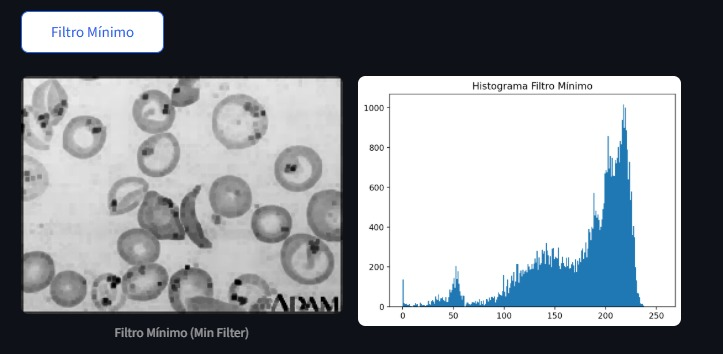
#> input picture imagens/FiltrosPBMin.jpeg, 723 x 354 px
$ python -i descritores.py   (imports and definitions only)
#> lines starting #> are read from the running program, lines starting #| are printed output that depends on the picture; after the words box and inside, x2 and y2 are one past the last pixel; in counts of white or black regions, pixels touching at a corner belong together
#> further down, picture is the input picture: shape (354, 723, 3); mean B, G, R 143.2, 138.1, 133.4
import cv2
import numpy as np
from skimage.feature import local_binary_pattern
from skimage.measure import moments_hu

def color_descriptor(image):
    """
    Calcula o histograma normalizado para cada canal de cor (B, G, R).
    Retorna vetor concatenado de 96 valores (32 bins por canal).
    """
    if len(image.shape) == 2:
        image = cv2.cvtColor(image, cv2.COLOR_GRAY2BGR)

    hist_b = cv2.calcHist([image], [0], None, [32], [0,256]).flatten()
    hist_g = cv2.calcHist([image], [1], None, [32], [0,256]).flatten()
    hist_r = cv2.calcHist([image], [2], None, [32], [0,256]).flatten()
    hist = np.concatenate([hist_b, hist_g, hist_r])
    hist = hist / (np.sum(hist) + 1e-8)
    return hist

def texture_descriptor(image):
    """
    Extrai histograma LBP (Local Binary Pattern) com padrão 'uniform'.
    Ideal para medir textura local, retorna vetor normalizado de 10 bins.
    """
    if len(image.shape) == 3:
        image = cv2.cvtColor(image, cv2.COLOR_BGR2GRAY)
    lbp = local_binary_pattern(image, P=8, R=1, method='uniform')
    (hist, _) = np.histogram(lbp.ravel(), bins=np.arange(0, 11), range=(0, 10))
    hist = hist.astype('float')
    hist /= (hist.sum() + 1e-8)
    return hist

def shape_descriptor(image, return_thresh=False, log_scale=True):
    """
    Calcula os 7 Momentos de Hu para uma imagem binária.
    Se a imagem não for binária, aplica Otsu automaticamente.
    Se log_scale=True (padrão), retorna os momentos em escala logarítmica para melhor comparação.
    Se return_thresh=True, retorna também a imagem binarizada utilizada.
    """
#> called with return_thresh = False, log_scale = True

    if len(image.shape) == 3:
        image = cv2.cvtColor(image, cv2.COLOR_BGR2GRAY)
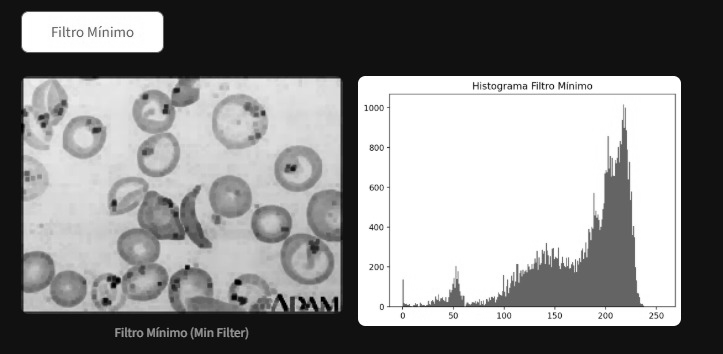
#> image: shape (354, 723); min 0, max 255, mean 137.3
    if image.max() > 1 and image.max() <= 255:
        _, thresh = cv2.threshold(image, 0, 255, cv2.THRESH_BINARY + cv2.THRESH_OTSU)
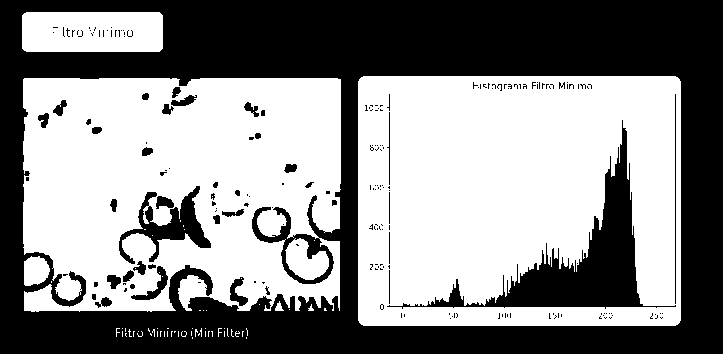
#> thresh: shape (354, 723); 54.6% white; 200 black regions (160 under 20 px), largest, box (x1, y1, x2, y2) and area: (0, 0, 723, 354) 100461, (387, 120, 676, 309) 9705, (119, 186, 211, 264) 2228
    else:
        thresh = image
    moments = cv2.moments(thresh)
#> moments = moments, m00 35656905, centre m10/m00, m01/m00 = (341.9, 183.6)
    hu = cv2.HuMoments(moments).flatten()
#> hu = [0.0012, 8.03e-07, 1.48e-11, 9.49e-13, -3.53e-24, -7.51e-16, 4.57e-25]
    if log_scale:
        hu = -np.sign(hu) * np.log10(np.abs(hu) + 1e-8)
#> hu = [2.92, 6.09, 8, 8, -8, -8, 8]
    if return_thresh:
        return hu, thresh
    return hu

>>> import cv2
>>> picture = cv2.imread('imagens/FiltrosPBMin.jpeg')
>>> result = shape_descriptor(picture)
#> result = [2.92, 6.09, 8, 8, -8, -8, 8]

$ run again, on imagens/paginicial.jpeg
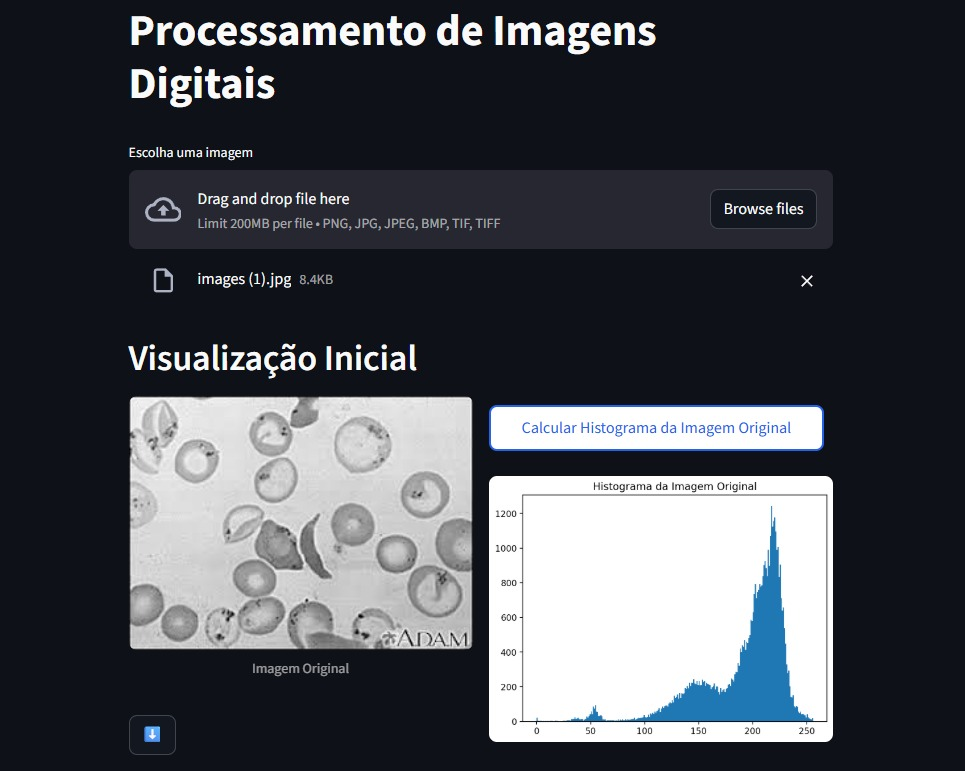
#> input picture imagens/paginicial.jpeg, 965 x 771 px
#> picture is the input picture: shape (771, 965, 3); mean B, G, R 81.6, 75.3, 72
#> in shape_descriptor, `image = cv2.cvtColor(image, cv2.COLOR_BGR2GRAY)`:
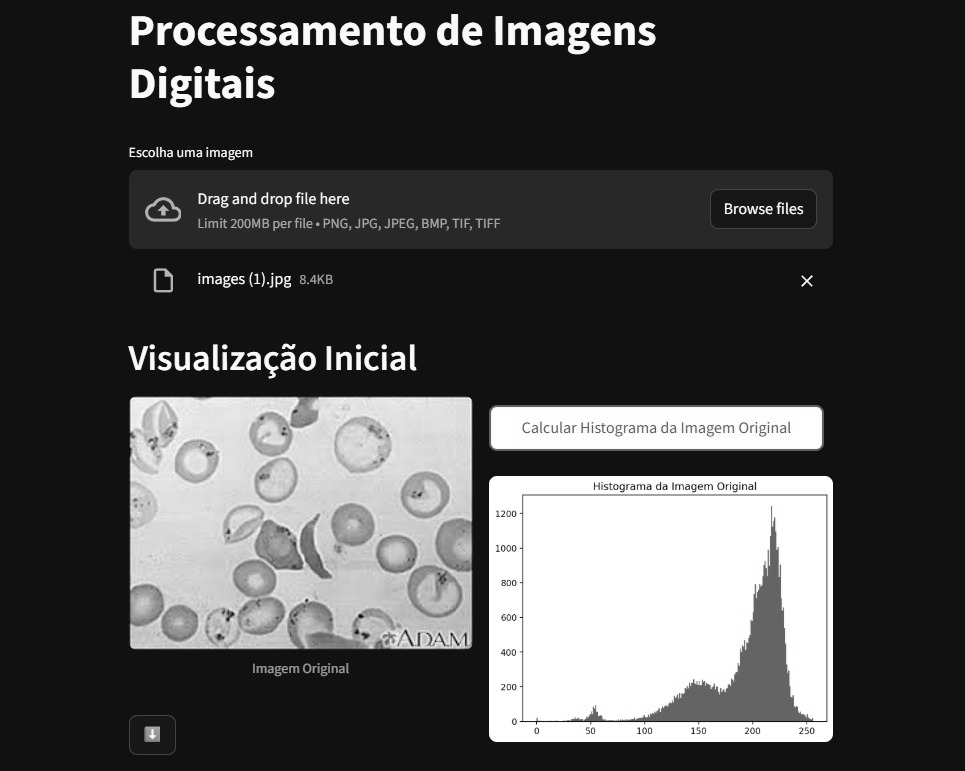
#> image: shape (771, 965); min 1, max 255, mean 75.1
#> in shape_descriptor, `_, thresh = cv2.threshold(image, 0, 255, cv2.THRESH_BINARY + cv2.THRES..`:
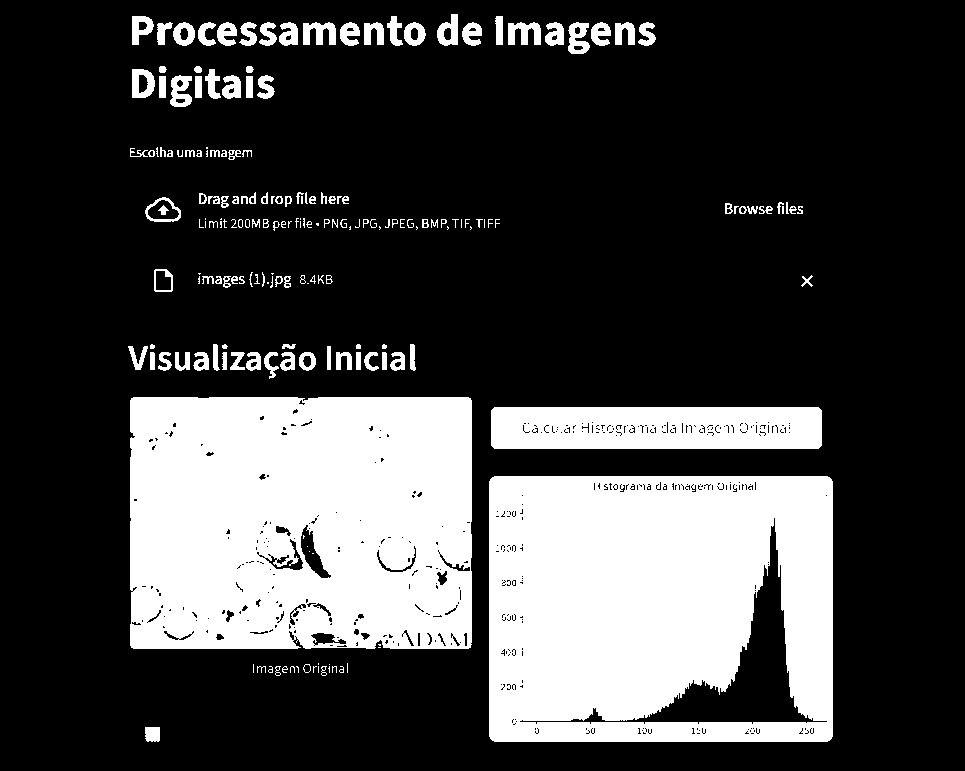
#> thresh: shape (771, 965); 26.1% white; 196 white regions (55 under 20 px), largest, box (x1, y1, x2, y2) and area: (130, 397, 472, 649) 82819, (489, 476, 833, 742) 81413, (491, 407, 822, 449) 13421
#> moments = moments, m00 49510290, centre m10/m00, m01/m00 = (474, 517.1)
#> in shape_descriptor, `hu = cv2.HuMoments(moments).flatten()`: hu = [0.00127, 2.88e-07, 2.47e-10, 2.2e-10, 5.12e-20, -5.28e-14, -1.41e-21]
#> in shape_descriptor, `hu = -np.sign(hu) * np.log10(np.abs(hu) + 1e-8)`: hu = [2.9, 6.53, 7.99, 7.99, 8, -8, -8]
